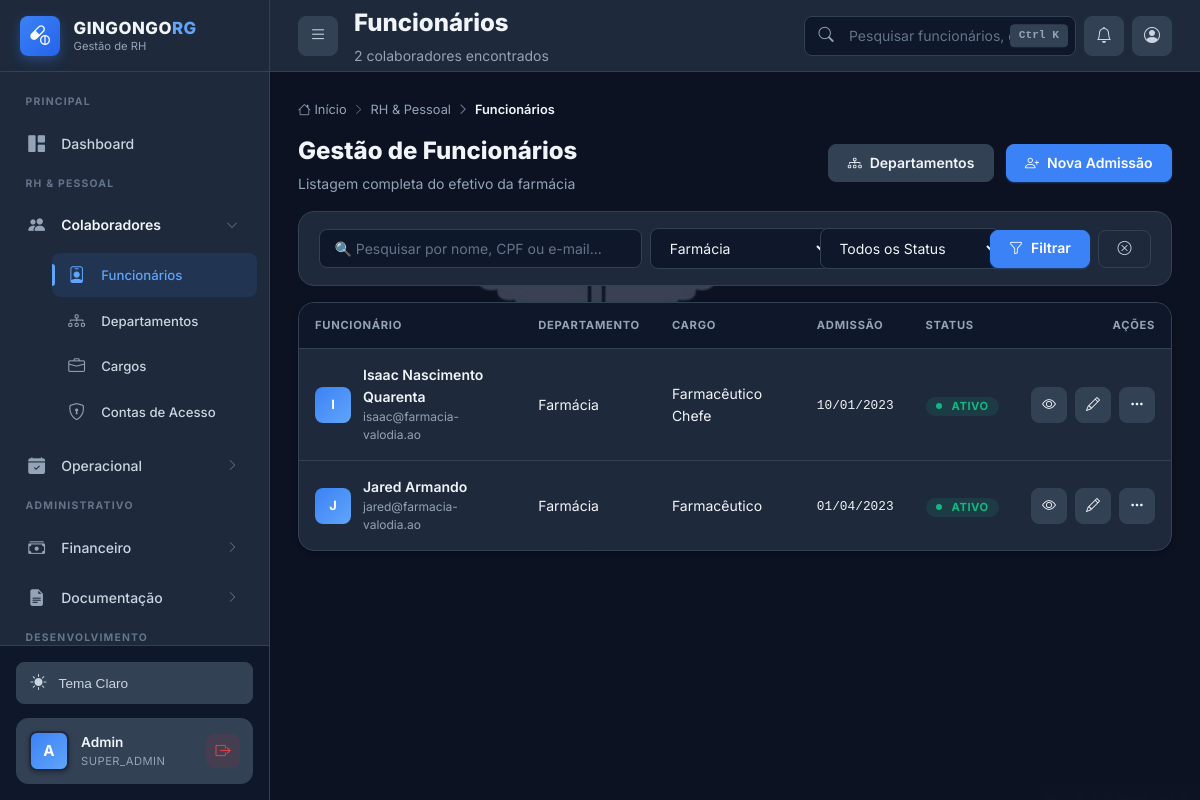
The app's page /funcionarios.php?departamento_id=3 (signed in), older data.
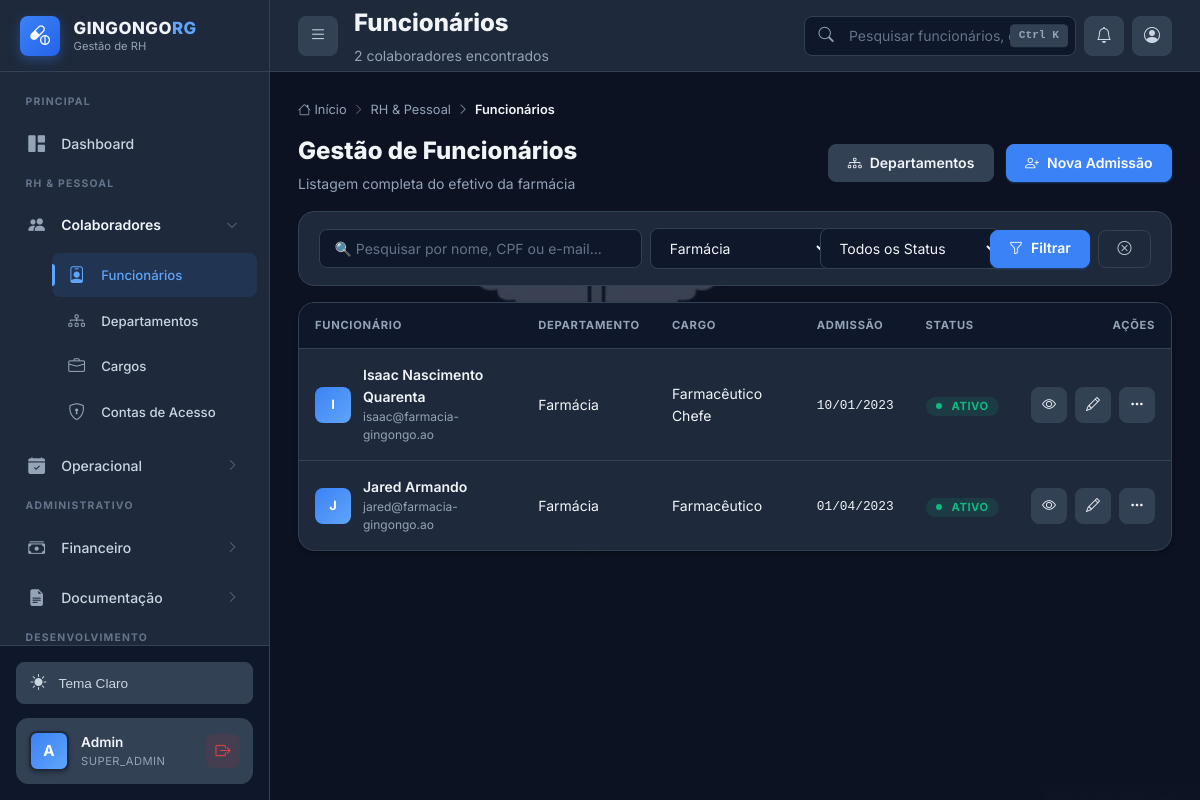
The same page, newer data.
### tables this page shows
CREATE TABLE IF NOT EXISTS funcionarios (
    id INT AUTO_INCREMENT PRIMARY KEY,
    nome_completo VARCHAR(200) NOT NULL,
    bi VARCHAR(30) NOT NULL UNIQUE,
    data_nascimento DATE NOT NULL,
    sexo ENUM('M', 'F', 'Outro') NOT NULL,
    telefone VARCHAR(20),
    email VARCHAR(100),
    endereco TEXT,

     
    departamento_id INT NOT NULL,
    cargo_id INT NOT NULL,
    data_admissao DATE NOT NULL,
    data_demissao DATE NULL,
    tipo_contrato ENUM('Tempo_Indeterminado', 'Tempo_Determinado', 'Estagio', 'Temporario') DEFAULT 'Tempo_Indeterminado',
    status ENUM('ativo', 'ferias', 'afastado', 'demitido') DEFAULT 'ativo',

     
    salario_atual DECIMAL(10, 2) NOT NULL,
    banco VARCHAR(100),
    agencia VARCHAR(20),
    conta VARCHAR(30),
    iban VARCHAR(50) NULL,
    nif_angolano VARCHAR(20) NULL,
    foto VARCHAR(500) NULL,
    
     
    usuario_id INT NULL,
    
     
    created_at TIMESTAMP DEFAULT CURRENT_TIMESTAMP,
    updated_at TIMESTAMP DEFAULT CURRENT_TIMESTAMP ON UPDATE CURRENT_TIMESTAMP,
    
     
    FOREIGN KEY (departamento_id) REFERENCES departamentos(id) ON DELETE RESTRICT,
    FOREIGN KEY (cargo_id) REFERENCES cargos(id) ON DELETE RESTRICT,
    FOREIGN KEY (usuario_id) REFERENCES usuarios(id) ON DELETE SET NULL,
    
     
    INDEX idx_bi (bi),
    INDEX idx_nome (nome_completo),
    INDEX idx_status (status),
    INDEX idx_departamento (departamento_id),
    INDEX idx_cargo (cargo_id),
    INDEX idx_data_admissao (data_admissao)
);

CREATE TABLE IF NOT EXISTS departamentos (
    id INT AUTO_INCREMENT PRIMARY KEY,
    nome VARCHAR(100) NOT NULL UNIQUE,
    descricao TEXT,
    responsavel_id INT NULL,
    ativo BOOLEAN DEFAULT TRUE,
    created_at TIMESTAMP DEFAULT CURRENT_TIMESTAMP,
    updated_at TIMESTAMP DEFAULT CURRENT_TIMESTAMP ON UPDATE CURRENT_TIMESTAMP,
    INDEX idx_ativo (ativo),
    INDEX idx_nome (nome)
);

CREATE TABLE IF NOT EXISTS cargos (
    id INT AUTO_INCREMENT PRIMARY KEY,
    nome VARCHAR(100) NOT NULL UNIQUE,
    salario_base DECIMAL(10, 2) NOT NULL,
    descricao TEXT,
    nivel_hierarquico ENUM('operacional', 'tecnico', 'gerencial', 'diretivo') DEFAULT 'operacional',
    requer_certificacao BOOLEAN DEFAULT FALSE,
    ativo BOOLEAN DEFAULT TRUE,
    created_at TIMESTAMP DEFAULT CURRENT_TIMESTAMP,
    updated_at TIMESTAMP DEFAULT CURRENT_TIMESTAMP ON UPDATE CURRENT_TIMESTAMP,
    INDEX idx_ativo (ativo),
    INDEX idx_nivel (nivel_hierarquico)
);

### public/funcionarios.php (the view, shortened to what the rows shown need)
<?php
$db = Database::getInstance()->getConnection();
$dept_id = $_GET['departamento_id'] ?? '';
try {
    $sql = "SELECT f.*, d.nome as departamento_nome, c.nome as cargo_nome
            FROM funcionarios f
            LEFT JOIN departamentos d ON f.departamento_id = d.id
            LEFT JOIN cargos c ON f.cargo_id = c.id
            WHERE 1=1";
    $params = [];
    if (!empty($dept_id)) {
        $sql .= " AND f.departamento_id = :dept";
        $params[':dept'] = $dept_id;
    }
    $sql .= " ORDER BY f.nome_completo ASC";
    $stmt = $db->prepare($sql);
    $stmt->execute($params);
    $funcionarios = $stmt->fetchAll();
} catch (Exception $e) {
    $funcionarios = [];
    $departamentos = [];
    error_log("Erro ao listar funcionários: " . $e->getMessage());
}
?>
<!DOCTYPE html>
<html lang="pt-BR">
<head>
    <link rel="stylesheet" href="https://cdn.jsdelivr.net/npm/bootstrap-icons@1.11.3/font/bootstrap-icons.min.css">
    <link rel="stylesheet" href="css/style-2026.css">
</head>
<body class="dashboard-body">
    <div class="app-wrapper">
        <div class="main-area" id="mainArea">
            <?php include 'includes/topbar.php'; ?>
            <div class="content-body">
                <div class="d-flex justify-content-between align-items-center mb-3" style="flex-wrap: wrap; gap: 1rem;">
                    <div>
                        <h2 style="font-size: 1.5rem; font-weight: 800; margin: 0;">Gestão de Funcionários</h2>
                    </div>
                </div>
                <div class="card">
                    <div class="table-responsive">
                        <table class="data-table">
                            <thead>
                                <tr>
                                    <th>Funcionário</th>
                                    <th>Departamento</th>
                                    <th>Cargo</th>
                                    <th>Admissão</th>
                                    <th>Status</th>
                                    <th style="text-align: right;">Ações</th>
                                </tr>
                            </thead>
                            <tbody>
                                <?php if (empty($funcionarios)): ?>
                                    <tr>
                                        <td colspan="6">
                                            <div class="empty-state">
                                                <i class="bi bi-people"></i>
                                                <h4>Nenhum funcionário encontrado</h4>
                                                <p>Ajuste os filtros ou adicione um novo colaborador.</p>
                                                <a href="admissao.php" class="btn btn-primary">
                                                    <i class="bi bi-person-plus"></i> Admissão
                                                </a>
                                            </div>
                                        </td>
                                    </tr>
                                <?php else: ?>
                                    <?php foreach ($funcionarios as $f): ?>
                                        <tr>
                                            <td>
                                                <div class="user-cell">
                                                    <div class="user-avatar-sm">
                                                        <?php echo strtoupper(substr($f['nome_completo'], 0, 1)); ?>
                                                    </div>
                                                    <div class="user-cell-info">
                                                        <strong><?php echo htmlspecialchars($f['nome_completo']); ?></strong>
                                                        <small><?php echo htmlspecialchars($f['email'] ?? $f['bi'] ?? '—'); ?></small>
                                                    </div>
                                                </div>
                                            </td>
                                            <td><?php echo htmlspecialchars($f['departamento_nome'] ?? '—'); ?></td>
                                            <td><?php echo htmlspecialchars($f['cargo_nome'] ?? '—'); ?></td>
                                            <td>
                                                <?php if (!empty($f['data_admissao'])): ?>
                                                    <span style="font-family: var(--font-mono); font-size: 0.8rem;">
                                                        <?php echo date('d/m/Y', strtotime($f['data_admissao'])); ?>
                                                    </span>
                                                <?php else: ?>
                                                    <span style="color: var(--text-faint);">—</span>
                                                <?php endif; ?>
                                            </td>
                                            <td>
                                                <?php
                                                $statusClass = match($f['status'] ?? '') {
                                                    'ativo' => 'badge-success',
                                                    'ferias' => 'badge-warning',
                                                    'afastado' => 'badge-info',
                                                    'demitido' => 'badge-danger',
                                                    default => 'badge-neutral'
                                                };
                                                ?>
                                                <span class="badge <?php echo $statusClass; ?>">
                                                    <span class="badge-dot"></span>
                                                    <?php echo htmlspecialchars(ucfirst($f['status'] ?? '—')); ?>
                                                </span>
                                            </td>
                                            <td>
                                                <div class="d-flex gap-1" style="justify-content: flex-end;">
                                                    <a href="perfil.php?id=<?php echo $f['id']; ?>" class="btn btn-icon btn-secondary" title="Ver perfil">
                                                        <i class="bi bi-eye"></i>
                                                    </a>
                                                    <a href="editar_funcionario.php?id=<?php echo $f['id']; ?>" class="btn btn-icon btn-secondary" title="Editar">
                                                        <i class="bi bi-pencil"></i>
                                                    </a>
                                                    <button class="btn btn-icon btn-secondary" title="Mais opções" onclick="App.toast('Menu de ações em desenvolvimento', 'info')">
                                                        <i class="bi bi-three-dots"></i>
                                                    </button>
                                                </div>
                                            </td>
                                        </tr>
                                    <?php endforeach; ?>
                                <?php endif; ?>
                            </tbody>
                        </table>
                    </div>
                </div>
            </div>
        </div>
    </div>
</body>
</html>

Row changes from the older to the newer data that the page shows:
changed funcionarios "Isaac Nascimento Quarenta": email "isaac@farmacia-valodia.ao" → "isaac@farmacia-gingongo.ao"
changed funcionarios "Jared Armando": email "jared@farmacia-valodia.ao" → "jared@farmacia-gingongo.ao"
